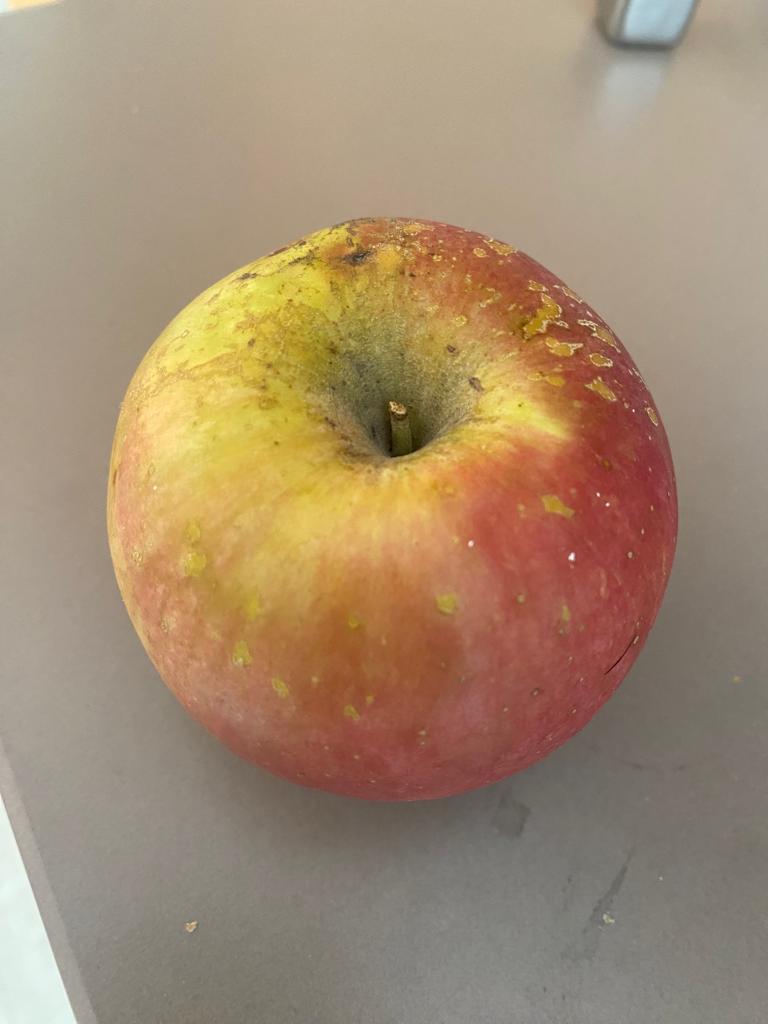
#> input picture Apple_01.jpeg, 768 x 1024 px; its folder holds only this picture in this run
$ python -i fruits_2.py   (imports and definitions only)
#> lines starting #> are read from the running program, lines starting #| are printed output that depends on the picture; after the words box and inside, x2 and y2 are one past the last pixel; in counts of white or black regions, pixels touching at a corner belong together
#> further down, picture is the input picture: shape (1024, 768, 3); mean B, G, R 112.8, 139.5, 163
# -*- coding: utf-8 -*-
"""
Created on Thu May  4 11:51:21 2023

@author: judit
"""

import pandas as pd
import numpy as np
import cv2
import os
import random
from PIL import Image
from deep_learning_methods import ImageDataset
from torch.utils.data import DataLoader

def colorjitter(img, cj_type="b"):
    '''
    ### Different Color Jitter , es pot canviar saturacio, llum o contrast###
    img: image
    cj_type: {b: brightness, c: contrast}
    '''
#> called with cj_type = 'b'
    if cj_type == "b":
        value = np.random.choice(np.array([-50, -40, -30, 30, 40, 50]))
        hsv = cv2.cvtColor(img, cv2.COLOR_BGR2HSV)
#> hsv: shape (1024, 768, 3); mean H, S, V 18.1, 75, 163.3
        h, s, v = cv2.split(hsv)
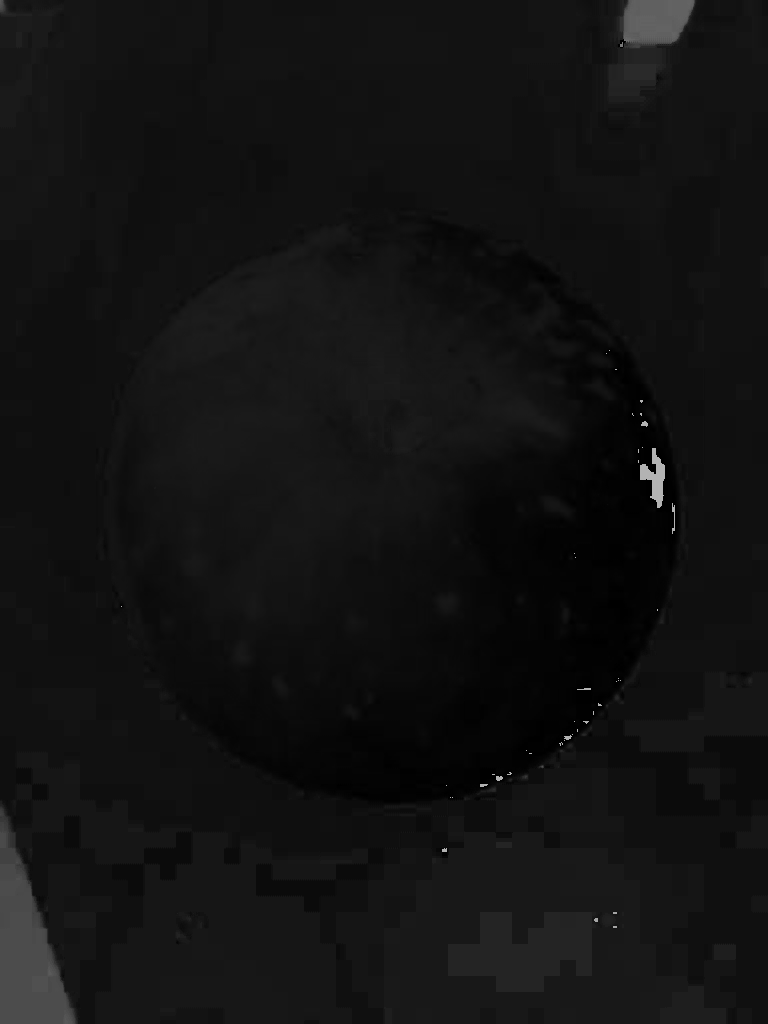
#> h: shape (1024, 768); min 0, max 179, mean 18.1
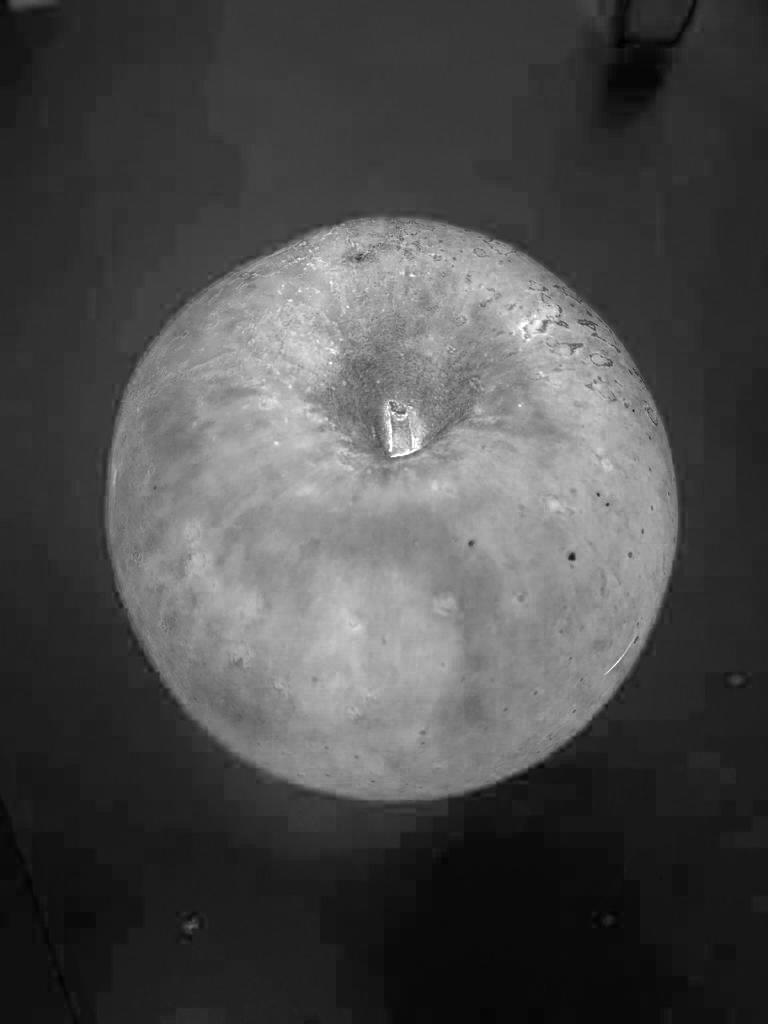
#> s: shape (1024, 768); min 0, max 255, mean 75
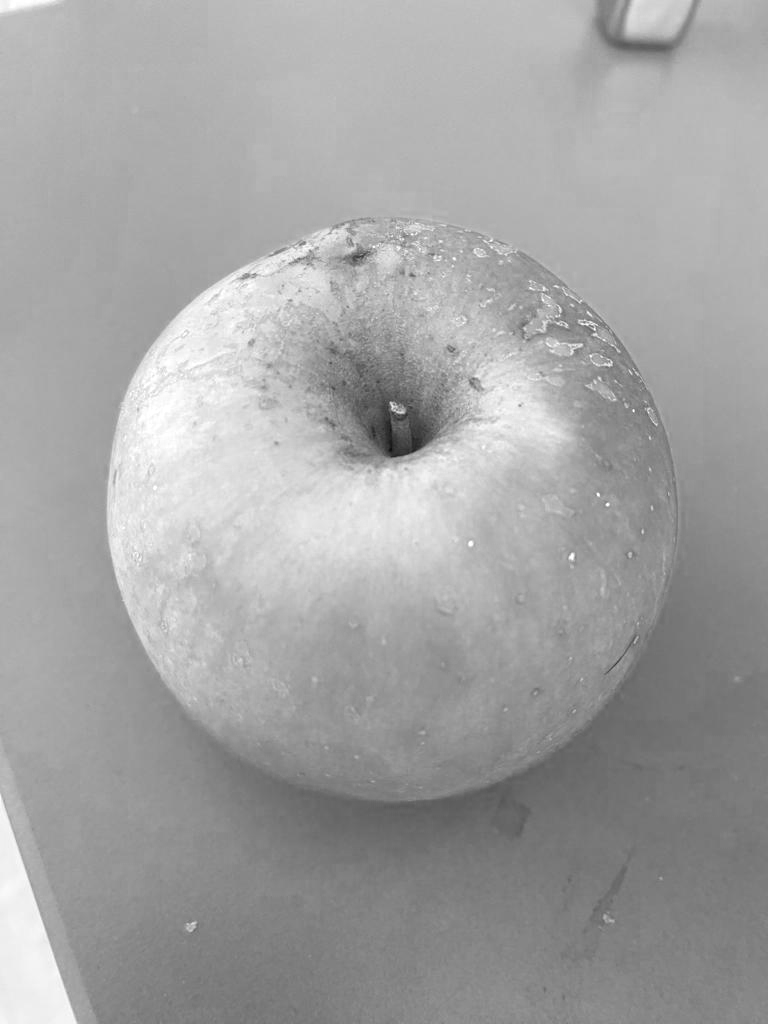
#> v: shape (1024, 768); min 15, max 255, mean 163.3
        if value >= 0:
            lim = 255 - value
            v[v > lim] = 255
#> v: shape (1024, 768); 7.67% of pixels changed, all inside (x1, y1, x2, y2) = (0, 0, 657, 1024)
            v[v <= lim] += value
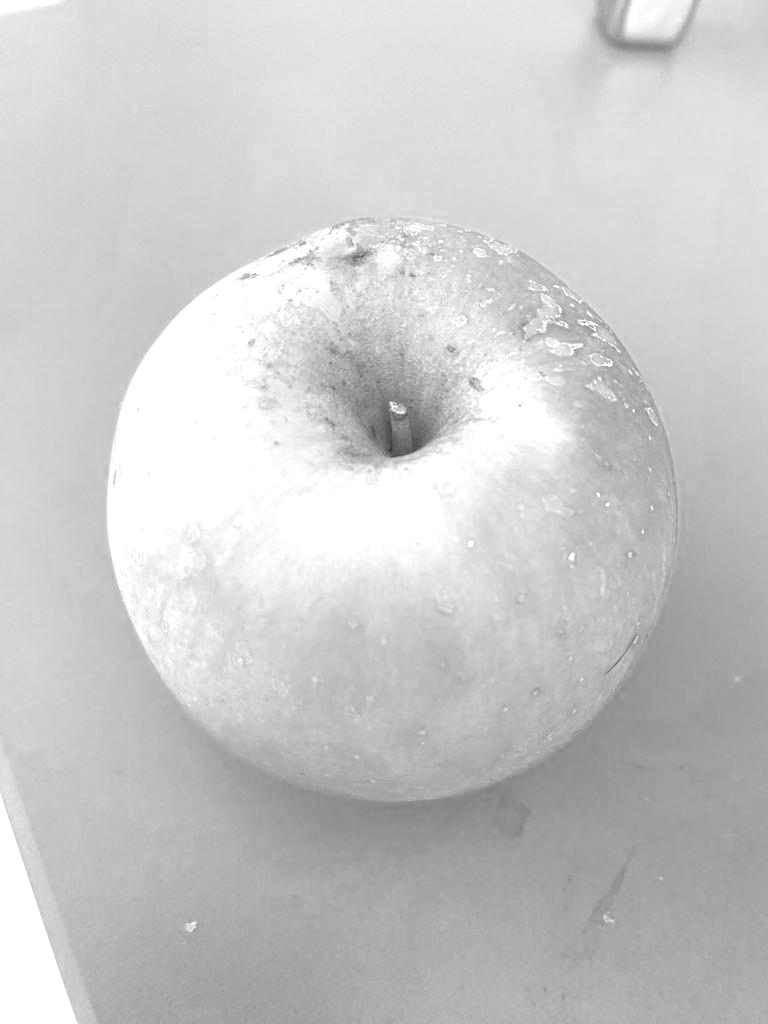
#> v: shape (1024, 768); min 55, max 255, mean 202.1
        else:
            lim = np.absolute(value)
            v[v < lim] = 0
            v[v >= lim] -= np.absolute(value)

        final_hsv = cv2.merge((h, s, v))
#> final_hsv: shape (1024, 768, 3); mean H, S, V 18.1, 75, 202.1
        img = cv2.cvtColor(final_hsv, cv2.COLOR_HSV2BGR)
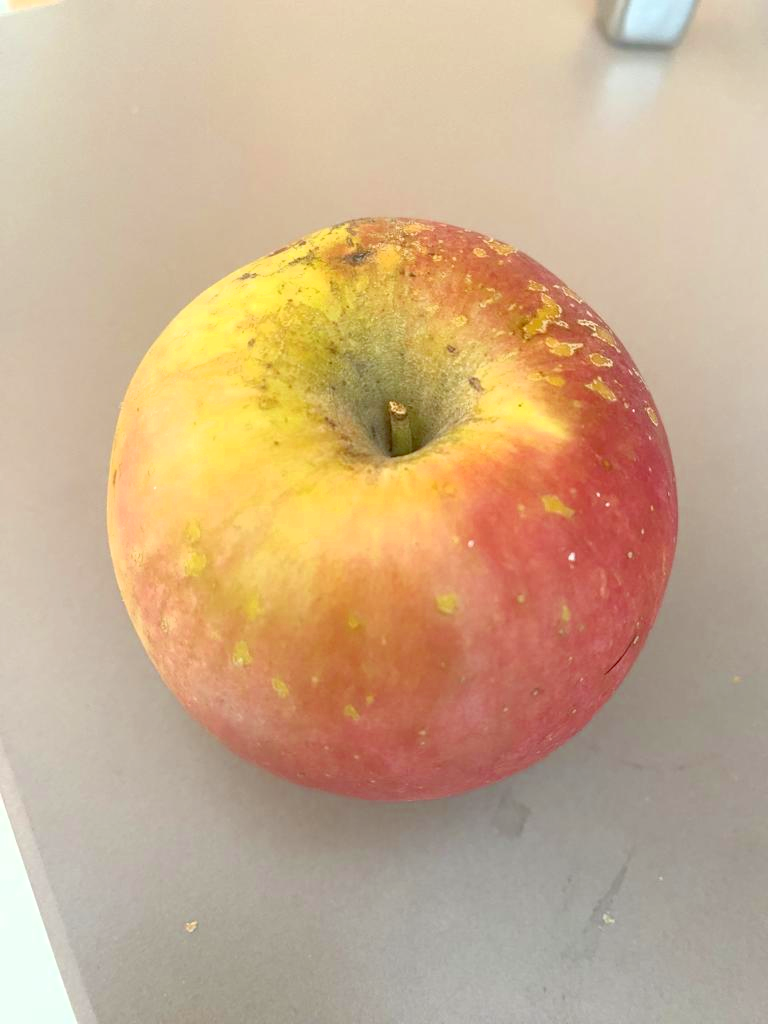
#> img: shape (1024, 768, 3); mean B, G, R 139.8, 172.2, 201.8
        return img

    elif cj_type == "c":
        brightness = 10
        contrast = random.randint(40, 100)
        dummy = np.int16(img)
        dummy = dummy * (contrast/127+1) - contrast + brightness
        dummy = np.clip(dummy, 0, 255)
        img = np.uint8(dummy)
        return img

# [129 lines left out: functions noisy, rotate_and_scale_image, upload_data_aug, from_pd_to_dataloader, data_augmentation, not called in this run]

>>> import cv2
>>> picture = cv2.imread('Apple_01.jpeg')
>>> result = colorjitter(picture)
